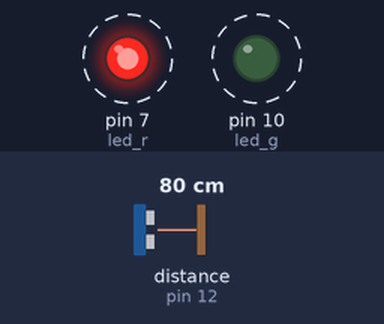
The sketch below on a simulated Arduino Uno, built with avr-gcc and run on an emulated ATmega328P. Shown: output pins drawn as LEDs (lit = HIGH). Wiring (inferred from the names in the program): ultrasonic range finder: trigger pin 13; echo pin 12. Dashed ring = blinking. The test bench sets the inputs (shaded band); at power-on: distance to the obstacle (sensor on pin 12) 80 cm. The echo pulse lasts 58.3 µs per cm; pins used as bus, display or sensor lines are not drawn; what the sketch prints to the serial monitor is not drawn.

Above: at 0.5 s.
Timing chart, 0 to 4.6 s (numbered marks = the images above):
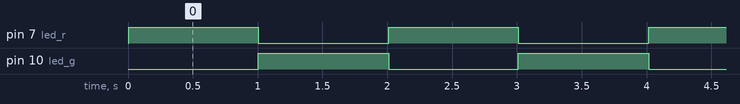

The sketch:

week02.ino
```cpp
// 초음파 센서(HC-SR04)를 이용한 거리 측정 및 LED 제어
// 거리를 측정하고 빨간색/녹색 LED를 번갈아 깜빡임

#define TRIG 13 //TRIG 핀
#define ECHO 12 //ECHO 핀

int led_r = 7; // 빨간색 LED핀
int led_g = 10; // 녹색 LED

void setup()
{
  Serial.begin(9600);        // 시리얼 통신 초기화
  pinMode(led_r, OUTPUT);    // 빨간색 LED를 출력으로 설정
  pinMode(led_g, OUTPUT);    // 녹색 LED를 출력으로 설정
  pinMode(TRIG, OUTPUT);     // TRIG 핀을 출력으로 설정
  pinMode(ECHO,INPUT);       // ECHO 핀을 입력으로 설정
}

void loop()
{
  long duration, distance;   // 초음파 왕복 시간, 거리 변수

  digitalWrite(TRIG, LOW);
  delayMicroseconds(2); //delay(2)  // 신호 안정화
  digitalWrite(TRIG, HIGH);
  delayMicroseconds(10);            // 10us 펄스 생성
  digitalWrite(TRIG,LOW);

  // 초음파 반사 시간 측정
  duration = pulseIn(ECHO, HIGH);

   // 거리 계산 (왕복 시간 고려)
  distance = duration * 17/ 1000;

  // 측정 결과 시리얼 출력
  Serial.println(duration );
  Serial.print("\nDIstance : ");
  Serial.print(distance);
  Serial.println(" Cm");

  // LED 번갈아 깜빡임 (빨간색 → 녹색)
  digitalWrite(led_r, HIGH);  // 빨간색 LED 켜기
  digitalWrite(led_g, LOW);   // 녹색 LED 끄기
  delay(1000);                // Wait for 1000 millisecond(s)

  digitalWrite(led_r, LOW);   // 빨간색 LED 끄기
  digitalWrite(led_g, HIGH);  // 녹색 LED 켜기
  delay(1000);                // Wait for 1000 millisecond(s)
}
```

Measured:
- by itself, pin 7 (led_r), pin 10 (led_g): alternates HIGH for 1.0 s and LOW for 1.0 s
